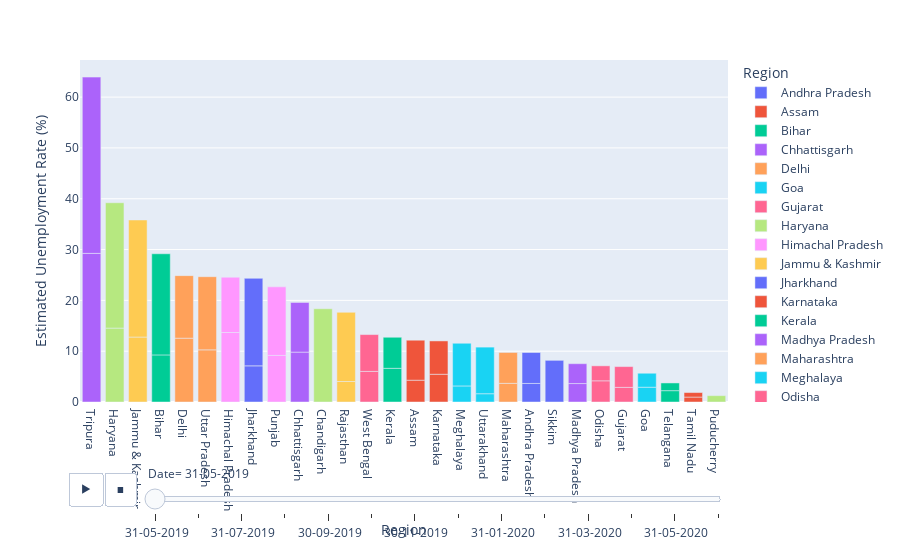

Notebook code cell kept with this figure:
### Markdown cell above
We will use plotly to create a bar chart with Estimated Unemployment Rate(%) and Region. We use plotly for the date slider to view unemployment rate in all regions at specific dates.

### Code cell
fig = px.bar(notNullUnemployed,x='Region',y=' Estimated Unemployment Rate (%)', color='Region', animation_frame=' Date', template='plotly')
fig.update_layout(xaxis={'categoryorder':'total descending'})
fig.show()

### Figure 1 — Plotly figure (JSON) as saved in the notebook; plotly's stock layout.template omitted (floating-point values rounded to 4 significant figures)
{"data": [{"alignmentgroup": "True", "hovertemplate": "Region=%{x}<br> Date= 31-05-2019<br> Estimated Unemployment Rate (%)=%{y}<extra></extra>", "legendgroup": "Andhra Pradesh", "marker": {"color": "#636efa", "pattern": {"shape": ""}}, "name": "Andhra Pradesh", "offsetgroup": "Andhra Pradesh", "orientation": "v", "showlegend": true, "textposition": "auto", "type": "bar", "x": ["Andhra Pradesh", "Andhra Pradesh"], "xaxis": "x", "y": [3.65, 6.09], "yaxis": "y"}, {"alignmentgroup": "True", "hovertemplate": "Region=%{x}<br> Date= 31-05-2019<br> Estimated Unemployment Rate (%)=%{y}<extra></extra>", "legendgroup": "Assam", "marker": {"color": "#EF553B", "pattern": {"shape": ""}}, "name": "Assam", "offsetgroup": "Assam", "orientation": "v", "showlegend": true, "textposition": "auto", "type": "bar", "x": ["Assam", "Assam"], "xaxis": "x", "y": [4.29, 7.87], "yaxis": "y"}, {"alignmentgroup": "True", "hovertemplate": "Region=%{x}<br> Date= 31-05-2019<br> Estimated Unemployment Rate (%)=%{y}<extra></extra>", "legendgroup": "Bihar", "marker": {"color": "#00cc96", "pattern": {"shape": ""}}, "name": "Bihar", "offsetgroup": "Bihar", "orientation": "v", "showlegend": true, "textposition": "auto", "type": "bar", "x": ["Bihar", "Bihar"], "xaxis": "x", "y": [9.27, 19.9], "yaxis": "y"}, {"alignmentgroup": "True", "hovertemplate": "Region=%{x}<br> Date= 31-05-2019<br> Estimated Unemployment Rate (%)=%{y}<extra></extra>", "legendgroup": "Chhattisgarh", "marker": {"color": "#ab63fa", "pattern": {"shape": ""}}, "name": "Chhattisgarh", "offsetgroup": "Chhattisgarh", "orientation": "v", "showlegend": true, "textposition": "auto", "type": "bar", "x": ["Chhattisgarh", "Chhattisgarh"], "xaxis": "x", "y": [9.82, 9.77], "yaxis": "y"}, {"alignmentgroup": "True", "hovertemplate": "Region=%{x}<br> Date= 31-05-2019<br> Estimated Unemployment Rate (%)=%{y}<extra></extra>", "legendgroup": "Delhi", "marker": {"color": "#FFA15A", "pattern": {"shape": ""}}, "name": "Delhi", "offsetgroup": "Delhi", "orientation": "v", "showlegend": true, "textposition": "auto", "type": "bar", "x": ["Delhi", "Delhi"], "xaxis": "x", "y": [12.56, 12.31], "yaxis": "y"}, {"alignmentgroup": "True", "hovertemplate": "Region=%{x}<br> Date= 31-05-2019<br> Estimated Unemployment Rate (%)=%{y}<extra></extra>", "legendgroup": "Goa", "marker": {"color": "#19d3f3", "pattern": {"shape": ""}}, "name": "Goa", "offsetgroup": "Goa", "orientation": "v", "showlegend": true, "textposition": "auto", "type": "bar", "x": ["Goa", "Goa"], "xaxis": "x", "y": [2.91, 2.75], "yaxis": "y"}, {"alignmentgroup": "True", "hovertemplate": "Region=%{x}<br> Date= 31-05-2019<br> Estimated Unemployment Rate (%)=%{y}<extra></extra>", "legendgroup": "Gujarat", "marker": {"color": "#FF6692", "pattern": {"shape": ""}}, "name": "Gujarat", "offsetgroup": "Gujarat", "orientation": "v", "showlegend": true, "textposition": "auto", "type": "bar", "x": ["Gujarat", "Gujarat"], "xaxis": "x", "y": [2.88, 4.09], "yaxis": "y"}, {"alignmentgroup": "True", "hovertemplate": "Region=%{x}<br> Date= 31-05-2019<br> Estimated Unemployment Rate (%)=%{y}<extra></extra>", "legendgroup": "Haryana", "marker": {"color": "#B6E880", "pattern": {"shape": ""}}, "name": "Haryana", "offsetgroup": "Haryana", "orientation": "v", "showlegend": true, "textposition": "auto", "type": "bar", "x": ["Haryana", "Haryana"], "xaxis": "x", "y": [14.54, 24.67], "yaxis": "y"}, {"alignmentgroup": "True", "hovertemplate": "Region=%{x}<br> Date= 31-05-2019<br> Estimated Unemployment Rate (%)=%{y}<extra></extra>", "legendgroup": "Himachal Pradesh", "marker": {"color": "#FF97FF", "pattern": {"shape": ""}}, "name": "Himachal Pradesh", "offsetgroup": "Himachal Pradesh", "orientation": "v", "showlegend": true, "textposition": "auto", "type": "bar", "x": ["Himachal Pradesh", "Himachal Pradesh"], "xaxis": "x", "y": [13.68, 10.88], "yaxis": "y"}, {"alignmentgroup": "True", "hovertemplate": "Region=%{x}<br> Date= 31-05-2019<br> Estimated Unemployment Rate (%)=%{y}<extra></extra>", "legendgroup": "Jammu & Kashmir", "marker": {"color": "#FECB52", "pattern": {"shape": ""}}, "name": "Jammu & Kashmir", "offsetgroup": "Jammu & Kashmir", "orientation": "v", "showlegend": true, "textposition": "auto", "type": "bar", "x": ["Jammu & Kashmir", "Jammu & Kashmir"], "xaxis": "x", "y": [12.78, 23.04], "yaxis": "y"}, {"alignmentgroup": "True", "hovertemplate": "Region=%{x}<br> Date= 31-05-2019<br> Estimated Unemployment Rate (%)=%{y}<extra></extra>", "legendgroup": "Jharkhand", "marker": {"color": "#636efa", "pattern": {"shape": ""}}, "name": "Jharkhand", "offsetgroup": "Jharkhand", "orientation": "v", "showlegend": true, "textposition": "auto", "type": "bar", "x": ["Jharkhand", "Jharkhand"], "xaxis": "x", "y": [7.11, 17.23], "yaxis": "y"}, {"alignmentgroup": "True", "hovertemplate": "Region=%{x}<br> Date= 31-05-2019<br> Estimated Unemployment Rate (%)=%{y}<extra></extra>", "legendgroup": "Karnataka", "marker": {"color": "#EF553B", "pattern": {"shape": ""}}, "name": "Karnataka", "offsetgroup": "Karnataka", "orientation": "v", "showlegend": true, "textposition": "auto", "type": "bar", "x": ["Karnataka", "Karnataka"], "xaxis": "x", "y": [5.46, 6.56], "yaxis": "y"}, {"alignmentgroup": "True", "hovertemplate": "Region=%{x}<br> Date= 31-05-2019<br> Estimated Unemployment Rate (%)=%{y}<extra></extra>", "legendgroup": "Kerala", "marker": {"color": "#00cc96", "pattern": {"shape": ""}}, "name": "Kerala", "offsetgroup": "Kerala", "orientation": "v", "showlegend": true, "textposition": "auto", "type": "bar", "x": ["Kerala", "Kerala"], "xaxis": "x", "y": [6.63, 6.11], "yaxis": "y"}, {"alignmentgroup": "True", "hovertemplate": "Region=%{x}<br> Date= 31-05-2019<br> Estimated Unemployment Rate (%)=%{y}<extra></extra>", "legendgroup": "Madhya Pradesh", "marker": {"color": "#ab63fa", "pattern": {"shape": ""}}, "name": "Madhya Pradesh", "offsetgroup": "Madhya Pradesh", "orientation": "v", "showlegend": true, "textposition": "auto", "type": "bar", "x": ["Madhya Pradesh", "Madhya Pradesh"], "xaxis": "x", "y": [3.63, 3.91], "yaxis": "y"}, {"alignmentgroup": "True", "hovertemplate": "Region=%{x}<br> Date= 31-05-2019<br> Estimated Unemployment Rate (%)=%{y}<extra></extra>", "legendgroup": "Maharashtra", "marker": {"color": "#FFA15A", "pattern": {"shape": ""}}, "name": "Maharashtra", "offsetgroup": "Maharashtra", "orientation": "v", "showlegend": true, "textposition": "auto", "type": "bar", "x": ["Maharashtra", "Maharashtra"], "xaxis": "x", "y": [3.67, 6.08], "yaxis": "y"}, {"alignmentgroup": "True", "hovertemplate": "Region=%{x}<br> Date= 31-05-2019<br> Estimated Unemployment Rate (%)=%{y}<extra></extra>", "legendgroup": "Meghalaya", "marker": {"color": "#19d3f3", "pattern": {"shape": ""}}, "name": "Meghalaya", "offsetgroup": "Meghalaya", "orientation": "v", "showlegend": true, "textposition": "auto", "type": "bar", "x": ["Meghalaya", "Meghalaya"], "xaxis": "x", "y": [3.16, 8.4], "yaxis": "y"}, {"alignmentgroup": "True", "hovertemplate": "Region=%{x}<br> Date= 31-05-2019<br> Estimated Unemployment Rate (%)=%{y}<extra></extra>", "legendgroup": "Odisha", "marker": {"color": "#FF6692", "pattern": {"shape": ""}}, "name": "Odisha", "offsetgroup": "Odisha", "orientation": "v", "showlegend": true, "textposition": "auto", "type": "bar", "x": ["Odisha", "Odisha"], "xaxis": "x", "y": [4.17, 2.95], "yaxis": "y"}, {"alignmentgroup": "True", "hovertemplate": "Region=%{x}<br> Date= 31-05-2019<br> Estimated Unemployment Rate (%)=%{y}<extra></extra>", "legendgroup": "Puducherry", "marker": {"color": "#B6E880", "pattern": {"shape": ""}}, "name": "Puducherry", "offsetgroup": "Puducherry", "orientation": "v", "showlegend": true, "textposition": "auto", "type": "bar", "x": ["Puducherry", "Puducherry"], "xaxis": "x", "y": [0, 1.25], "yaxis": "y"}, {"alignmentgroup": "True", "hovertemplate": "Region=%{x}<br> Date= 31-05-2019<br> Estimated Unemployment Rate (%)=%{y}<extra></extra>", "legendgroup": "Punjab", "marker": {"color": "#FF97FF", "pattern": {"shape": ""}}, "name": "Punjab", "offsetgroup": "Punjab", "orientation": "v", "showlegend": true, "textposition": "auto", "type": "bar", "x": ["Punjab", "Punjab"], "xaxis": "x", "y": [9.17, 13.49], "yaxis": "y"}, {"alignmentgroup": "True", "hovertemplate": "Region=%{x}<br> Date= 31-05-2019<br> Estimated Unemployment Rate (%)=%{y}<extra></extra>", "legendgroup": "Rajasthan", "marker": {"color": "#FECB52", "pattern": {"shape": ""}}, "name": "Rajasthan", "offsetgroup": "Rajasthan", "orientation": "v", "showlegend": true, "textposition": "auto", "type": "bar", "x": ["Rajasthan", "Rajasthan"], "xaxis": "x", "y": [4.03, 13.62], "yaxis": "y"}, {"alignmentgroup": "True", "hovertemplate": "Region=%{x}<br> Date= 31-05-2019<br> Estimated Unemployment Rate (%)=%{y}<extra></extra>", "legendgroup": "Sikkim", "marker": {"color": "#636efa", "pattern": {"shape": ""}}, "name": "Sikkim", "offsetgroup": "Sikkim", "orientation": "v", "showlegend": true, "textposition": "auto", "type": "bar", "x": ["Sikkim"], "xaxis": "x", "y": [8.2], "yaxis": "y"}, {"alignmentgroup": "True", "hovertemplate": "Region=%{x}<br> Date= 31-05-2019<br> Estimated Unemployment Rate (%)=%{y}<extra></extra>", "legendgroup": "Tamil Nadu", "marker": {"color": "#EF553B", "pattern": {"shape": ""}}, "name": "Tamil Nadu", "offsetgroup": "Tamil Nadu", "orientation": "v", "showlegend": true, "textposition": "auto", "type": "bar", "x": ["Tamil Nadu", "Tamil Nadu"], "xaxis": "x", "y": [0.97, 0.89], "yaxis": "y"}, {"alignmentgroup": "True", "hovertemplate": "Region=%{x}<br> Date= 31-05-2019<br> Estimated Unemployment Rate (%)=%{y}<extra></extra>", "legendgroup": "Telangana", "marker": {"color": "#00cc96", "pattern": {"shape": ""}}, "name": "Telangana", "offsetgroup": "Telangana", "orientation": "v", "showlegend": true, "textposition": "auto", "type": "bar", "x": ["Telangana", "Telangana"], "xaxis": "x", "y": [2.23, 1.52], "yaxis": "y"}, {"alignmentgroup": "True", "hovertemplate": "Region=%{x}<br> Date= 31-05-2019<br> Estimated Unemployment Rate (%)=%{y}<extra></extra>", "legendgroup": "Tripura", "marker": {"color": "#ab63fa", "pattern": {"shape": ""}}, "name": "Tripura", "offsetgroup": "Tripura", "orientation": "v", "showlegend": true, "textposition": "auto", "type": "bar", "x": ["Tripura", "Tripura"], "xaxis": "x", "y": [29.25, 34.69], "yaxis": "y"}, {"alignmentgroup": "True", "hovertemplate": "Region=%{x}<br> Date= 31-05-2019<br> Estimated Unemployment Rate (%)=%{y}<extra></extra>", "legendgroup": "Uttar Pradesh", "marker": {"color": "#FFA15A", "pattern": {"shape": ""}}, "name": "Uttar Pradesh", "offsetgroup": "Uttar Pradesh", "orientation": "v", "showlegend": true, "textposition": "auto", "type": "bar", "x": ["Uttar Pradesh", "Uttar Pradesh"], "xaxis": "x", "y": [10.26, 14.4], "yaxis": "y"}, {"alignmentgroup": "True", "hovertemplate": "Region=%{x}<br> Date= 31-05-2019<br> Estimated Unemployment Rate (%)=%{y}<extra></extra>", "legendgroup": "Uttarakhand", "marker": {"color": "#19d3f3", "pattern": {"shape": ""}}, "name": "Uttarakhand", "offsetgroup": "Uttarakhand", "orientation": "v", "showlegend": true, "textposition": "auto", "type": "bar", "x": ["Uttarakhand", "Uttarakhand"], "xaxis": "x", "y": [1.63, 9.17], "yaxis": "y"}, {"alignmentgroup": "True", "hovertemplate": "Region=%{x}<br> Date= 31-05-2019<br> Estimated Unemployment Rate (%)=%{y}<extra></extra>", "legendgroup": "West Bengal", "marker": {"color": "#FF6692", "pattern": {"shape": ""}}, "name": "West Bengal", "offsetgroup": "West Bengal", "orientation": "v", "showlegend": true, "textposition": "auto", "type": "bar", "x": ["West Bengal", "West Bengal"], "xaxis": "x", "y": [6.02, 7.25], "yaxis": "y"}, {"alignmentgroup": "True", "hovertemplate": "Region=%{x}<br> Date= 31-05-2019<br> Estimated Unemployment Rate (%)=%{y}<extra></extra>", "legendgroup": "Chandigarh", "marker": {"color": "#B6E880", "pattern": {"shape": ""}}, "name": "Chandigarh", "offsetgroup": "Chandigarh", "orientation": "v", "showlegend": true, "textposition": "auto", "type": "bar", "x": ["Chandigarh"], "xaxis": "x", "y": [18.35], "yaxis": "y"}], "layout": {"barmode": "relative", "legend": {"title": {"text": "Region"}, "tracegroupgap": 0}, "margin": {"t": 60}, "sliders": [{"active": 0, "currentvalue": {"prefix": " Date="}, "len": 0.9, "pad": {"b": 10, "t": 60}, "steps": [{"args": [[" 31-05-2019"], {"frame": {"duration": 0, "redraw": true}, "fromcurrent": true, "mode": "immediate", "transition": {"duration": 0, "easing": "linear"}}], "label": " 31-05-2019", "method": "animate"}, {"args": [[" 30-06-2019"], {"frame": {"duration": 0, "redraw": true}, "fromcurrent": true, "mode": "immediate", "transition": {"duration": 0, "easing": "linear"}}], "label": " 30-06-2019", "method": "animate"}, {"args": [[" 31-07-2019"], {"frame": {"duration": 0, "redraw": true}, "fromcurrent": true, "mode": "immediate", "transition": {"duration": 0, "easing": "linear"}}], "label": " 31-07-2019", "method": "animate"}, {"args": [[" 31-08-2019"], {"frame": {"duration": 0, "redraw": true}, "fromcurrent": true, "mode": "immediate", "transition": {"duration": 0, "easing": "linear"}}], "label": " 31-08-2019", "method": "animate"}, {"args": [[" 30-09-2019"], {"frame": {"duration": 0, "redraw": true}, "fromcurrent": true, "mode": "immediate", "transition": {"duration": 0, "easing": "linear"}}], "label": " 30-09-2019", "method": "animate"}, {"args": [[" 31-10-2019"], {"frame": {"duration": 0, "redraw": true}, "fromcurrent": true, "mode": "immediate", "transition": {"duration": 0, "easing": "linear"}}], "label": " 31-10-2019", "method": "animate"}, {"args": [[" 30-11-2019"], {"frame": {"duration": 0, "redraw": true}, "fromcurrent": true, "mode": "immediate", "transition": {"duration": 0, "easing": "linear"}}], "label": " 30-11-2019", "method": "animate"}, {"args": [[" 31-12-2019"], {"frame": {"duration": 0, "redraw": true}, "fromcurrent": true, "mode": "immediate", "transition": {"duration": 0, "easing": "linear"}}], "label": " 31-12-2019", "method": "animate"}, {"args": [[" 31-01-2020"], {"frame": {"duration": 0, "redraw": true}, "fromcurrent": true, "mode": "immediate", "transition": {"duration": 0, "easing": "linear"}}], "label": " 31-01-2020", "method": "animate"}, {"args": [[" 29-02-2020"], {"frame": {"duration": 0, "redraw": true}, "fromcurrent": true, "mode": "immediate", "transition": {"duration": 0, "easing": "linear"}}], "label": " 29-02-2020", "method": "animate"}, {"args": [[" 31-03-2020"], {"frame": {"duration": 0, "redraw": true}, "fromcurrent": true, "mode": "immediate", "transition": {"duration": 0, "easing": "linear"}}], "label": " 31-03-2020", "method": "animate"}, {"args": [[" 30-04-2020"], {"frame": {"duration": 0, "redraw": true}, "fromcurrent": true, "mode": "immediate", "transition": {"duration": 0, "easing": "linear"}}], "label": " 30-04-2020", "method": "animate"}, {"args": [[" 31-05-2020"], {"frame": {"duration": 0, "redraw": true}, "fromcurrent": true, "mode": "immediate", "transition": {"duration": 0, "easing": "linear"}}], "label": " 31-05-2020", "method": "animate"}, {"args": [[" 30-06-2020"], {"frame": {"duration": 0, "redraw": true}, "fromcurrent": true, "mode": "immediate", "transition": {"duration": 0, "easing": "linear"}}], "label": " 30-06-2020", "method": "animate"}], "x": 0.1, "xanchor": "left", "y": 0, "yanchor": "top"}], "updatemenus": [{"buttons": [{"args": [null, {"frame": {"duration": 500, "redraw": true}, "fromcurrent": true, "mode": "immediate", "transition": {"duration": 500, "easing": "linear"}}], "label": "&#9654;", "method": "animate"}, {"args": [[null], {"frame": {"duration": 0, "redraw": true}, "fromcurrent": true, "mode": "immediate", "transition": {"duration": 0, "easing": "linear"}}], "label": "&#9724;", "method": "animate"}], "direction": "left", "pad": {"r": 10, "t": 70}, "showactive": false, "type": "buttons", "x": 0.1, "xanchor": "right", "y": 0, "yanchor": "top"}], "xaxis": {"anchor": "y", "categoryarray": ["Andhra Pradesh", "Assam", "Bihar", "Chhattisgarh", "Delhi", "Goa", "Gujarat", "Haryana", "Himachal Pradesh", "Jammu & Kashmir", "Jharkhand", "Karnataka", "Kerala", "Madhya Pradesh", "Maharashtra", "Meghalaya", "Odisha", "Puducherry", "Punjab", "Rajasthan", "Sikkim", "Tamil Nadu", "Telangana", "Tripura", "Uttar Pradesh", "Uttarakhand", "West Bengal", "Chandigarh"], "categoryorder": "total descending", "domain": [0, 1], "title": {"text": "Region"}}, "yaxis": {"anchor": "x", "domain": [0, 1], "title": {"text": " Estimated Unemployment Rate (%)"}}}}
